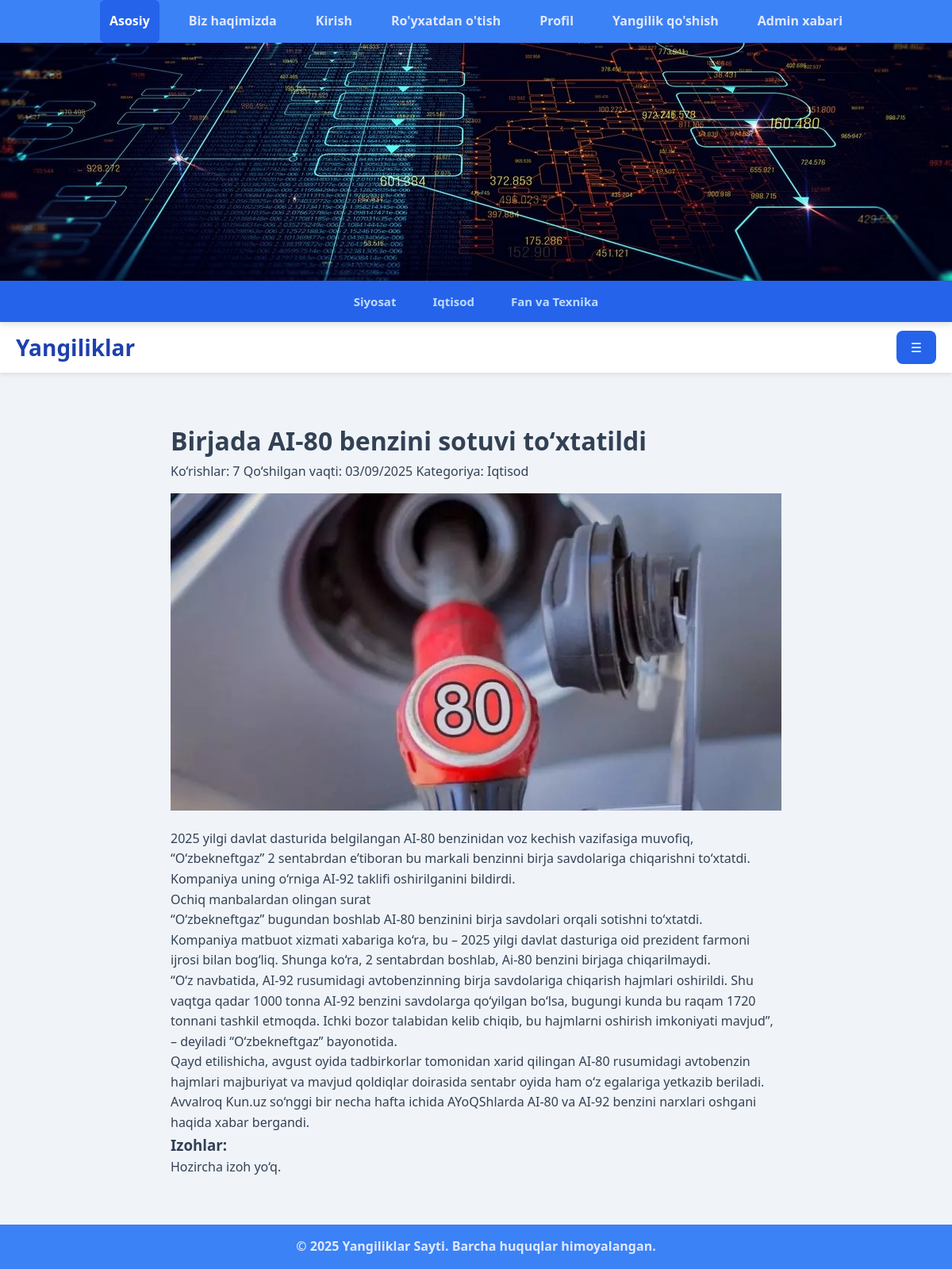
The page /news/1/ on the database its author committed.
### news/models.py (models this page shows, shortened)
class Category(models.Model):
    name = models.CharField(max_length=150, unique=True, verbose_name="Nomi")
    class Meta:
        verbose_name = "Bo'lim"
        verbose_name_plural = "Bo'limlar"

class News(models.Model):
    title = models.CharField(max_length=250, verbose_name="Maqola nomi")
    description = models.TextField(null=True, blank=True, verbose_name="Maqola matni")
    views = models.IntegerField(default=0, verbose_name="Ko'rishlar soni")
    image = models.ImageField(upload_to="images/", null=True, blank=True, verbose_name="Rasmi")
    video = models.FileField(upload_to="videos/", null=True, blank=True, verbose_name="Videosi")
    created = models.DateTimeField(auto_now_add=True, verbose_name="Qo'shilgan vaqti")
    updated = models.DateTimeField(auto_now=True, verbose_name="Yangilangan vaqti")
    published = models.BooleanField(default=True, verbose_name="Saytga chiqarish")
    category = models.ForeignKey(Category, on_delete=models.CASCADE, verbose_name="Bo'lim")
    class Meta:
        verbose_name = "Yangilik"
        verbose_name_plural = "Yangiliklar"
        ordering = ['-created']

### news/views.py (the view)
# urls.py: path('news/<int:pk>/', news_detail, name='news_detail'),
def news_detail(request: HttpRequest, pk: int):
    categories = Category.objects.all()
    news = get_object_or_404(News, pk=pk)
    comments = Comment.objects.filter(news=news)
    news.views += 1
    news.save()
    context = {
        "news": news,
        "categories": categories,
        "title": news.title,
        'form': CommentForm(),
        'comments': comments,
    }
    return render(request, "news/news-detail.html", context)

### news/templates/news/news-detail.html (shortened to what this page needs)
{% extends 'base.html' %}
{% block content %}
  <div class="container" style="max-width: 800px;">
    <h1>{{ news.title }}</h1>
    <div class="detail-meta">
      <span>Ko‘rishlar: {{ news.views }}</span>
      <span>Qo‘shilgan vaqti: {{ news.created|date:"d/m/Y" }}</span>
      <span>Kategoriya: {{ news.category.name }}</span>
    </div>
    {% if news.image %}
    <img src="{{ news.image.url }}" alt="Yangilik rasmi" style="width:100%; max-height:400px; object-fit:cover; margin: 15px 0;" />
    {% endif %}
    <p>{{ news.description|linebreaks }}</p>
    <h3>Izohlar:</h3>
    <div>
      {% for comment in comments %}
      <ul>
        <li><b>{{ comment.user.username }}</b></li>
        <li>{{ comment.text }}</li>
        <li>{{ comment.created|date:"d/m/Y" }}</li>
      </ul>
      {% empty %}
      <p>Hozircha izoh yo‘q.</p>
      {% endfor %}
    </div>
  </div>
{% endblock content %}

### templates/components/_header.html
<nav class="navbar">
    <ul>
        <li><a href="{% url 'home' %}" class="active">Asosiy</a></li>
        <li><a href="about.html">Biz haqimizda</a></li>
        <li><a href="login.html">Kirish</a></li>
        <li><a href="register.html">Ro'yxatdan o'tish</a></li>
        <li><a href="profile.html">Profil</a></li>
        <li><a href="add-news.html">Yangilik qo'shish</a></li>
        <li><a href="admin-message.html">Admin xabari</a></li>
    </ul>
</nav>
<div class="header-image"></div>
<div class="category-menu">
    {% for category in categories %}
    <a href="{% url 'news_by_category' category.pk %}">{{ category.name }}</a>
    {% endfor %}
</div>
<header class="header-content">
    <div class="logo">Yangiliklar</div>
    <button class="nav-toggle" aria-label="Menyu ochish">&#9776;</button>
</header>

### staticfiles/css/style.css (style rules this page uses)
* { margin: 0; padding: 0; box-sizing: border-box; font-family: 'Segoe UI', Tahoma, Geneva, Verdana, sans-serif; scroll-behavior: smooth; }
body { background-color: #f0f4f8; color: #334155; line-height: 1.6; min-height: 100vh; display: flex; flex-direction: column; }
.navbar { background-color: #3b82f6; box-shadow: 0 4px 10px rgb(0 0 0 / 0.1); z-index: 20; position: sticky; top: 0; }
.navbar ul { margin: 0; padding: 0 20px; list-style: none; display: flex; justify-content: center; gap: 25px; }
.navbar ul li a { display: block; padding: 14px 12px; color: #e0e7ff; font-weight: 600; text-decoration: none; transition: background-color 0.3s ease; border-radius: 6px; user-select: none; }
.navbar ul li a:hover, .navbar ul li a.active { background-color: #2563eb; color: white; }
.header-image { width: 100%; height: 300px; background-size: cover; background-position: center; transition: background-image 1s ease-in-out; }
.category-menu { background-color: #2563eb; box-shadow: 0 4px 8px rgb(0 0 0 / 0.1); padding: 8px 20px; display: flex; justify-content: center; gap: 18px; z-index: 15; user-select: none; }
.category-menu a { color: #bfdbfe; font-weight: 600; text-decoration: none; padding: 6px 14px; border-radius: 6px; font-size: 15px; transition: background-color 0.3s ease; }
.header-content { position: relative; padding: 10px 20px; background-color: #fff; display: flex; justify-content: space-between; align-items: center; box-shadow: 0 2px 6px rgb(0 0 0 / 0.1); z-index: 10; }
.logo { font-size: 28px; font-weight: 700; color: #1e40af; user-select: none; }
.container { max-width: 1140px; margin: 30px auto; padding: 0 15px; flex-grow: 1; }
button { cursor: pointer; background-color: #2563eb; border: none; color: white; padding: 10px 18px; font-size: 16px; border-radius: 8px; transition: background-color 0.3s ease; user-select: none; }

### rows shown on the page
Category: name "Siyosat"
Category: name "Iqtisod"
Category: name "Fan va Texnika"
News: title "Birjada AI-80 benzini sotuvi to‘xtatildi", views "7", created "03/09/2025", category.name "Iqtisod", image (picture), description "2025 yilgi davlat dasturida belgilangan AI-80 benzinidan voz kechish vazifasiga muvofiq, “O‘zbekneftgaz” 2 sentabrdan e’tiboran bu markali benzinni birja savdolariga chiqarishni to‘xtatdi. Kompaniya uning o‘rniga AI-92 taklifi oshirilganini bildirdi. Ochiq manbalardan olingan surat “O‘zbekneftgaz” bugundan boshlab AI-80 benzinini birja savdolari orqali sotishni to‘xtatdi. Kompaniya matbuot xizmati xabariga ko‘ra, bu – 2025 yilgi davlat dasturiga oid prezident farmoni ijrosi bilan bog‘liq. Shunga ko‘ra, 2 sentabrdan boshlab, Ai-80 benzini birjaga chiqarilmaydi. “O‘z navbatida, AI-92 rusumidagi avtobenzinning birja savdolariga chiqarish hajmlari oshirildi. Shu vaqtga qadar 1000 tonna AI-92…"
